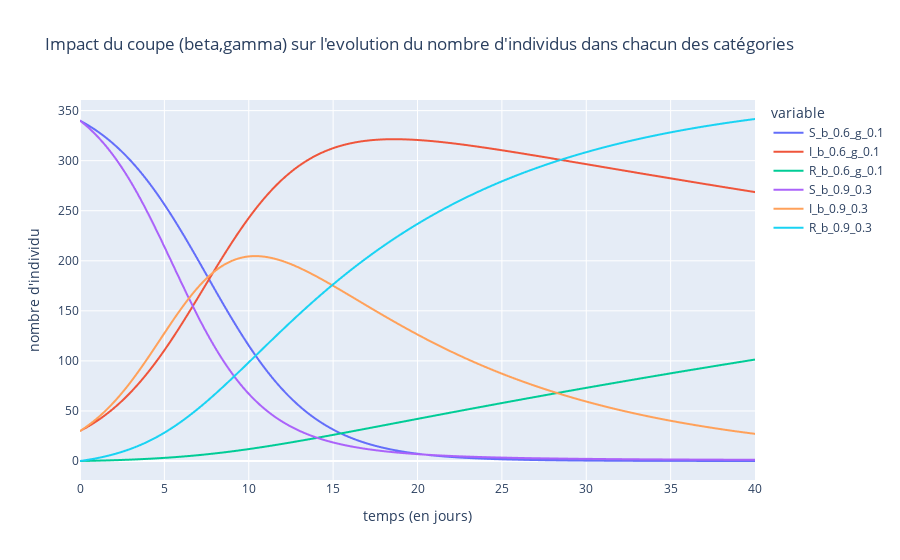

Notebook cell for this chart:
### Code cell
# Calcul 
T_B_G = np.linspace(0,40,300)    
X_beta_gamma = Euler_R0(derivative_R0, [340.,30.,0.], T_B_G, [0.9,1.3],[0.01,0.08] )

# Creation dictionnaire pour renommer les courbes avec les valeurs des betas
dictionnaire = {0: 'S_b_0.6_g_0.1',1: 'I_b_0.6_g_0.1',2: 'R_b_0.6_g_0.1',3: 'S_b_0.9_0.3',4: 'I_b_0.9_0.3', 5: 'R_b_0.9_0.3' }    

# Transformation données en pandas
d_beta_gamma = pd.DataFrame(X_beta_gamma)
d_beta_gamma.rename(columns=dictionnaire, inplace=True)
d_beta_gamma.insert(0, 'temps (en jours)', T_B_G) # ajout du temps en jours en colonne 1


figure = px.line(d_beta_gamma, x='temps (en jours)', y=['S_b_0.6_g_0.1','I_b_0.6_g_0.1', 'R_b_0.6_g_0.1','S_b_0.9_0.3','I_b_0.9_0.3','R_b_0.9_0.3'],labels=dict(index="temps (en jours)", value="nombre d'individu", title="goro"), title="Impact du coupe (beta,gamma) sur l'evolution du nombre d'individus dans chacun des catégories")
figure.show()

### Figure 1 — Plotly figure (JSON) as saved in the notebook; plotly's stock layout.template omitted (floating-point values rounded to 4 significant figures; data arrays with more than 128 entries replaced by an {"elided": "..."} marker saying what was removed)
{"data": [{"hovertemplate": "variable=S_b_0.6_g_0.1<br>temps (en jours)=%{x}<br>nombre d'individu=%{y}<extra></extra>", "legendgroup": "S_b_0.6_g_0.1", "line": {"color": "#636efa", "dash": "solid"}, "marker": {"symbol": "circle"}, "mode": "lines", "name": "S_b_0.6_g_0.1", "showlegend": true, "type": "scattergl", "x": {"elided": "300 float values"}, "xaxis": "x", "y": {"elided": "300 float values"}, "yaxis": "y"}, {"hovertemplate": "variable=I_b_0.6_g_0.1<br>temps (en jours)=%{x}<br>nombre d'individu=%{y}<extra></extra>", "legendgroup": "I_b_0.6_g_0.1", "line": {"color": "#EF553B", "dash": "solid"}, "marker": {"symbol": "circle"}, "mode": "lines", "name": "I_b_0.6_g_0.1", "showlegend": true, "type": "scattergl", "x": {"elided": "300 float values"}, "xaxis": "x", "y": {"elided": "300 float values"}, "yaxis": "y"}, {"hovertemplate": "variable=R_b_0.6_g_0.1<br>temps (en jours)=%{x}<br>nombre d'individu=%{y}<extra></extra>", "legendgroup": "R_b_0.6_g_0.1", "line": {"color": "#00cc96", "dash": "solid"}, "marker": {"symbol": "circle"}, "mode": "lines", "name": "R_b_0.6_g_0.1", "showlegend": true, "type": "scattergl", "x": {"elided": "300 float values"}, "xaxis": "x", "y": {"elided": "300 float values"}, "yaxis": "y"}, {"hovertemplate": "variable=S_b_0.9_0.3<br>temps (en jours)=%{x}<br>nombre d'individu=%{y}<extra></extra>", "legendgroup": "S_b_0.9_0.3", "line": {"color": "#ab63fa", "dash": "solid"}, "marker": {"symbol": "circle"}, "mode": "lines", "name": "S_b_0.9_0.3", "showlegend": true, "type": "scattergl", "x": {"elided": "300 float values"}, "xaxis": "x", "y": {"elided": "300 float values"}, "yaxis": "y"}, {"hovertemplate": "variable=I_b_0.9_0.3<br>temps (en jours)=%{x}<br>nombre d'individu=%{y}<extra></extra>", "legendgroup": "I_b_0.9_0.3", "line": {"color": "#FFA15A", "dash": "solid"}, "marker": {"symbol": "circle"}, "mode": "lines", "name": "I_b_0.9_0.3", "showlegend": true, "type": "scattergl", "x": {"elided": "300 float values"}, "xaxis": "x", "y": {"elided": "300 float values"}, "yaxis": "y"}, {"hovertemplate": "variable=R_b_0.9_0.3<br>temps (en jours)=%{x}<br>nombre d'individu=%{y}<extra></extra>", "legendgroup": "R_b_0.9_0.3", "line": {"color": "#19d3f3", "dash": "solid"}, "marker": {"symbol": "circle"}, "mode": "lines", "name": "R_b_0.9_0.3", "showlegend": true, "type": "scattergl", "x": {"elided": "300 float values"}, "xaxis": "x", "y": {"elided": "300 float values"}, "yaxis": "y"}], "layout": {"legend": {"title": {"text": "variable"}, "tracegroupgap": 0}, "title": {"text": "Impact du coupe (beta,gamma) sur l'evolution du nombre d'individus dans chacun des catégories"}, "xaxis": {"anchor": "y", "domain": [0, 1], "title": {"text": "temps (en jours)"}}, "yaxis": {"anchor": "x", "domain": [0, 1], "title": {"text": "nombre d'individu"}}}}
